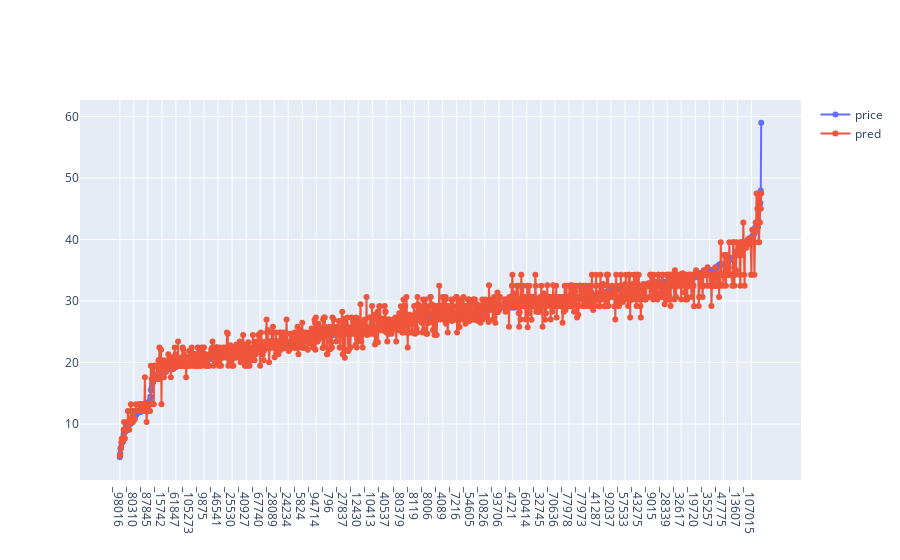

This figure's notebook cell:
### Code cell
# 训练集
pred, prob = predict_cart_reg(adt, X_train)
car_price_evaluate(target=y_train, pred=pred)

dldf = pd.DataFrame({'car_id':[f'_{x}' for x in data_train.id], 'price': y_train, 'pred': pred})
dldf.sort_values(by='price', inplace=True)
draw_lines(dldf.car_id, [dldf.price, dldf.pred], ['price', 'pred'])

### Figure 1 — Plotly figure (JSON) as saved in the notebook; plotly's stock layout.template omitted (floating-point values rounded to 4 significant figures; data arrays with more than 128 entries replaced by an {"elided": "..."} marker saying what was removed)
{"data": [{"mode": "lines+markers", "name": "price", "type": "scatter", "x": {"elided": "1509 str values"}, "y": {"elided": "1509 float values"}}, {"mode": "lines+markers", "name": "pred", "type": "scatter", "x": {"elided": "1509 str values"}, "y": {"elided": "1509 float values"}}], "layout": {}}
